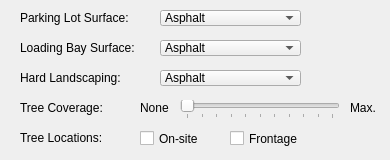
                 <widget class="QWidget" name="mc_nres_widget" native="true">
                  <property name="sizePolicy">
                   <sizepolicy hsizetype="Expanding" vsizetype="Expanding">
                    <horstretch>0</horstretch>
                    <verstretch>0</verstretch>
                   </sizepolicy>
                  </property>
                  <property name="minimumSize">
                   <size>
                    <width>369</width>
                    <height>160</height>
                   </size>
                  </property>
                  <property name="maximumSize">
                   <size>
                    <width>16777215</width>
                    <height>16777215</height>
                   </size>
                  </property>
                  <widget class="QLabel" name="mc_nrespark_lbl">
                   <property name="geometry">
                    <rect>
                     <x>20</x>
                     <y>10</y>
                     <width>121</width>
                     <height>16</height>
                    </rect>
                   </property>
                   <property name="text">
                    <string>Parking Lot Surface:</string>
                   </property>
                  </widget>
                  <widget class="QLabel" name="mc_nresbay_lbl">
                   <property name="geometry">
                    <rect>
                     <x>20</x>
                     <y>40</y>
                     <width>121</width>
                     <height>16</height>
                    </rect>
                   </property>
                   <property name="text">
                    <string>Loading Bay Surface:</string>
                   </property>
                  </widget>
                  <widget class="QComboBox" name="mc_nrespark_combo">
                   <property name="geometry">
                    <rect>
                     <x>160</x>
                     <y>10</y>
                     <width>141</width>
                     <height>16</height>
                    </rect>
                   </property>
                   <item>
                    <property name="text">
                     <string>Asphalt</string>
                    </property>
                   </item>
                   <item>
                    <property name="text">
                     <string>Concrete</string>
                    </property>
                   </item>
                   <item>
                    <property name="text">
                     <string>Gravel/Compacted Dirt</string>
                    </property>
                   </item>
                  </widget>
                  <widget class="QComboBox" name="mc_nresbay_combo">
                   <property name="geometry">
                    <rect>
                     <x>160</x>
                     <y>40</y>
                     <width>141</width>
                     <height>16</height>
                    </rect>
                   </property>
                   <item>
                    <property name="text">
                     <string>Asphalt</string>
                    </property>
                   </item>
                   <item>
                    <property name="text">
                     <string>Concrete</string>
                    </property>
                   </item>
                   <item>
                    <property name="text">
                     <string>Gravel/Compacted Dirt</string>
                    </property>
                   </item>
                  </widget>
                  <widget class="QLabel" name="mc_nreshard_lbl">
                   <property name="geometry">
                    <rect>
                     <x>20</x>
                     <y>70</y>
                     <width>121</width>
                     <height>16</height>
                    </rect>
                   </property>
                   <property name="text">
                    <string>Hard Landscaping:</string>
                   </property>
                  </widget>
                  <widget class="QComboBox" name="mc_nreshard_combo">
                   <property name="geometry">
                    <rect>
                     <x>160</x>
                     <y>70</y>
                     <width>141</width>
                     <height>16</height>
                    </rect>
                   </property>
                   <item>
                    <property name="text">
                     <string>Asphalt</string>
                    </property>
                   </item>
                   <item>
                    <property name="text">
                     <string>Concrete</string>
                    </property>
                   </item>
                   <item>
                    <property name="text">
                     <string>Gravel/Compacted Dirt</string>
                    </property>
                   </item>
                  </widget>
                  <widget class="QSlider" name="mc_nrestrees_slider">
                   <property name="geometry">
                    <rect>
                     <x>180</x>
                     <y>100</y>
                     <width>160</width>
                     <height>19</height>
                    </rect>
                   </property>
                   <property name="maximum">
                    <number>100</number>
                   </property>
                   <property name="orientation">
                    <enum>Qt::Horizontal</enum>
                   </property>
                   <property name="tickPosition">
                    <enum>QSlider::TicksBelow</enum>
                   </property>
                  </widget>
                  <widget class="QLabel" name="mc_nrestrees_lbl">
                   <property name="geometry">
                    <rect>
                     <x>20</x>
                     <y>100</y>
                     <width>121</width>
                     <height>16</height>
                    </rect>
                   </property>
                   <property name="text">
                    <string>Tree Coverage:</string>
                   </property>
                  </widget>
                  <widget class="QLabel" name="mc_nrestrees_lbl2">
                   <property name="geometry">
                    <rect>
                     <x>140</x>
                     <y>100</y>
                     <width>31</width>
                     <height>16</height>
                    </rect>
                   </property>
                   <property name="text">
                    <string>None</string>
                   </property>
                  </widget>
                  <widget class="QLabel" name="mc_nrestrees_lbl3">
                   <property name="geometry">
                    <rect>
                     <x>350</x>
                     <y>100</y>
                     <width>31</width>
                     <height>16</height>
                    </rect>
                   </property>
                   <property name="text">
                    <string>Max.</string>
                   </property>
                  </widget>
                  <widget class="QLabel" name="mc_nrestreeloc_lbl">
                   <property name="geometry">
                    <rect>
                     <x>20</x>
                     <y>130</y>
                     <width>101</width>
                     <height>16</height>
                    </rect>
                   </property>
                   <property name="text">
                    <string>Tree Locations:</string>
                   </property>
                  </widget>
                  <widget class="QCheckBox" name="mc_nrestreeloc_checkon">
                   <property name="geometry">
                    <rect>
                     <x>140</x>
                     <y>130</y>
                     <width>70</width>
                     <height>17</height>
                    </rect>
                   </property>
                   <property name="text">
                    <string>On-site</string>
                   </property>
                  </widget>
                  <widget class="QCheckBox" name="mc_nrestreeloc_checkoff">
                   <property name="geometry">
                    <rect>
                     <x>230</x>
                     <y>130</y>
                     <width>70</width>
                     <height>17</height>
                    </rect>
                   </property>
                   <property name="text">
                    <string>Frontage</string>
                   </property>
                  </widget>
                 </widget>
